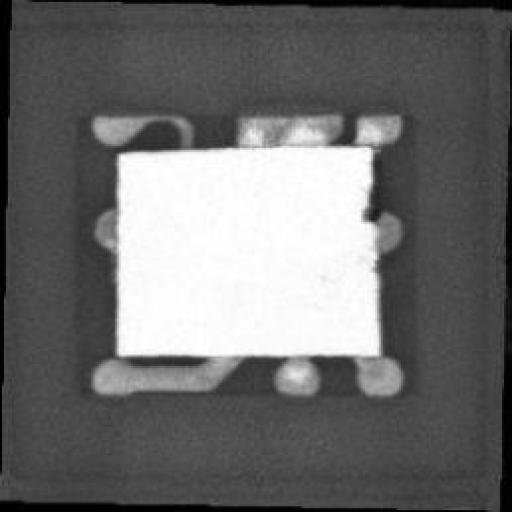
#> input picture ChipDetection_single_class/DIE_BROKEN/train/images/Crack_1_53_180_8905725_jpg.rf.c58fa5cc1787755d3a1dcca205e37f21.jpg, 512 x 512 px
$ python enhance_die_broken_edge_python.py
#> lines starting #> are read from the running program, lines starting #| are printed output that depends on the picture
from __future__ import annotations

import shutil
from pathlib import Path

import cv2
import numpy as np

ROOT = Path(__file__).resolve().parents[2]
SOURCE_ROOT = ROOT / "single_class_v2" / "DIE_BROKEN"
OUTPUT_ROOT = ROOT / "broken_v2split_enhanced_edge_python" / "DIE_BROKEN"
SPLITS = ("train", "valid", "test")
IMAGE_EXTENSIONS = {".jpg", ".jpeg", ".png"}

# DIE_BROKEN resisted every contrast-based enhancement tried so far (CLAHE,
# unsharp masking, both plain and tuned) -- none beat the raw baseline.
# This is a different lever: explicit edge detection (Canny) to extract
# fracture/boundary lines directly, rather than adjusting contrast. Lightly
# blended with the original (not replacing it), since a hard over-sharpen
# already proved to hurt this class by amplifying noise into false edges.
CANNY_LOWER_RATIO = 0.66
CANNY_UPPER_RATIO = 1.33
EDGE_BLEND_WEIGHT = 0.15  # light touch, same lesson learned from the sharpening attempts


def enhance_broken_image(image_path: Path) -> np.ndarray:
    image = cv2.imread(str(image_path), cv2.IMREAD_COLOR)
#> image is the input picture: shape (512, 512, 3); min 0, max 255, mean 109.4
    if image is None:
        raise ValueError(f"Could not read image: {image_path}")

    gray = cv2.cvtColor(image, cv2.COLOR_BGR2GRAY)
    denoised = cv2.medianBlur(gray, 3)

    median_val = float(np.median(denoised))
#> median_val = 75
    lower = int(max(0, CANNY_LOWER_RATIO * median_val))
#> lower = 49
    upper = int(min(255, CANNY_UPPER_RATIO * median_val))
#> upper = 99
    edges = cv2.Canny(denoised, lower, upper)
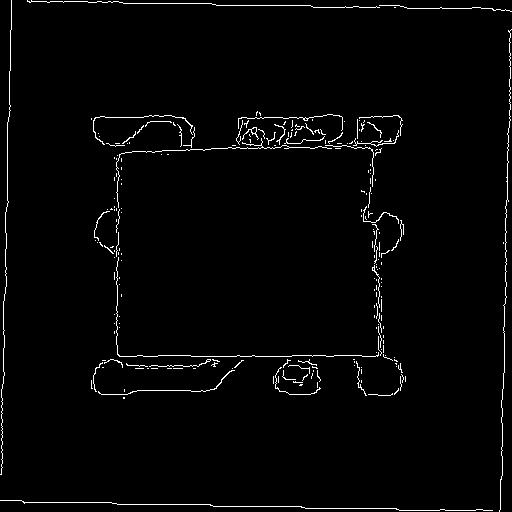
#> edges: shape (512, 512); 2% white in thin lines or dots
    edges = cv2.dilate(edges, np.ones((2, 2), np.uint8))
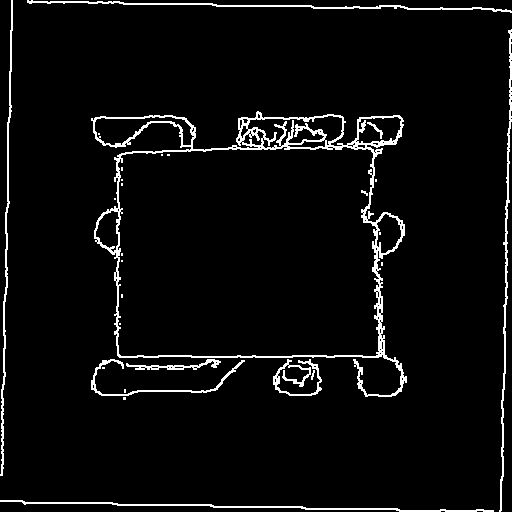
#> edges: shape (512, 512); 4.5% white in thin lines or dots

    enhanced = cv2.addWeighted(denoised, 1 - EDGE_BLEND_WEIGHT, edges, EDGE_BLEND_WEIGHT, 0)
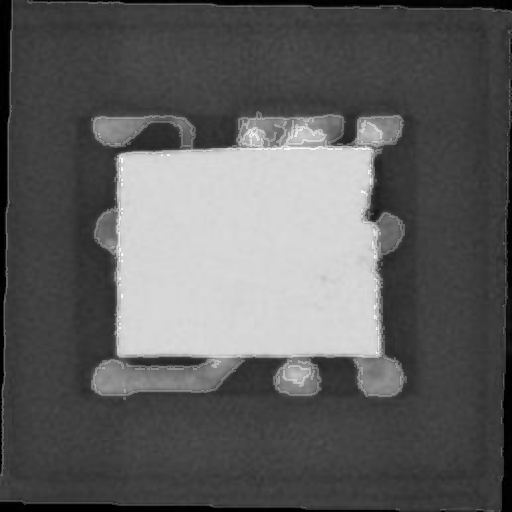
#> enhanced: shape (512, 512); min 0, max 253, mean 94.7
    return enhanced


def write_data_yaml() -> None:
    data_yaml = OUTPUT_ROOT / "data.yaml"
    data_yaml.write_text(
        "\n".join(
            [
                f"path: {OUTPUT_ROOT.relative_to(ROOT).as_posix()}",
                "train: train/images",
                "val: valid/images",
                "test: test/images",
                "nc: 1",
                "names:",
                "  - DIE_BROKEN",
                "",
            ]
        ),
        encoding="utf-8",
    )


def main() -> None:
    if not SOURCE_ROOT.exists():
        raise FileNotFoundError(f"Source dataset not found: {SOURCE_ROOT}")

    for split in SPLITS:
        src_images = SOURCE_ROOT / split / "images"
        src_labels = SOURCE_ROOT / split / "labels"
        out_images = OUTPUT_ROOT / split / "images"
        out_labels = OUTPUT_ROOT / split / "labels"

        if not src_images.exists():
            continue

        out_images.mkdir(parents=True, exist_ok=True)
        out_labels.mkdir(parents=True, exist_ok=True)

        image_paths = sorted(
            path for path in src_images.iterdir() if path.suffix.lower() in IMAGE_EXTENSIONS
        )
        print(f"Enhancing {split} DIE_BROKEN with edge detection (Python): {len(image_paths)} files")

        for image_path in image_paths:
            enhanced = enhance_broken_image(image_path)
            cv2.imwrite(str(out_images / image_path.name), enhanced)

            label_path = src_labels / f"{image_path.stem}.txt"
            if label_path.exists():
                shutil.copy2(label_path, out_labels / label_path.name)
#> pass 2 of the loop in main, `for split in SPLITS:`:
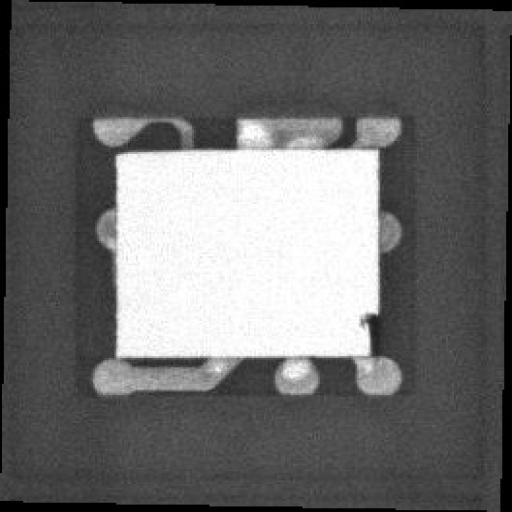
#> input picture ChipDetection_single_class/DIE_BROKEN/test/images/0daa1749fd01d31ad5531b898a10dc76_jpg.rf.43231830fac4761fdea32ca1eb6ece84.jpg, 512 x 512 px
#> in enhance_broken_image, image is the input picture: shape (512, 512, 3); min 0, max 255, mean 108.5
#> median_val = 74
#> lower = 48
#> upper = 98
#> in enhance_broken_image (call 2), `edges = cv2.Canny(denoised, lower, upper)`:
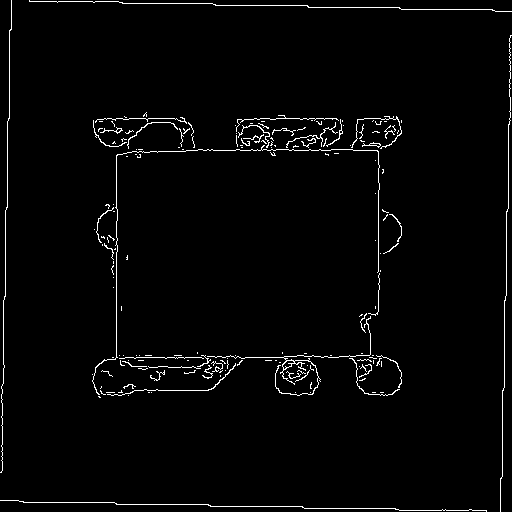
#> edges: shape (512, 512); 2.2% white in thin lines or dots
#> in enhance_broken_image (call 2), `enhanced = cv2.addWeighted(denoised, 1 - EDGE_BLEND_WEIGHT, edges, EDG..`:
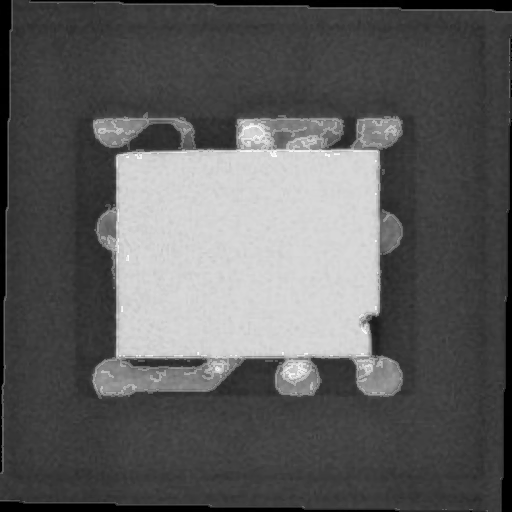
#> enhanced: shape (512, 512); min 0, max 253, mean 94

    write_data_yaml()
    print(f"\nDone. Enhanced DIE_BROKEN edge-detection (Python) dataset saved to: {OUTPUT_ROOT}")
    print(f"YOLO data file: {OUTPUT_ROOT / 'data.yaml'}")


if __name__ == "__main__":
    main()
